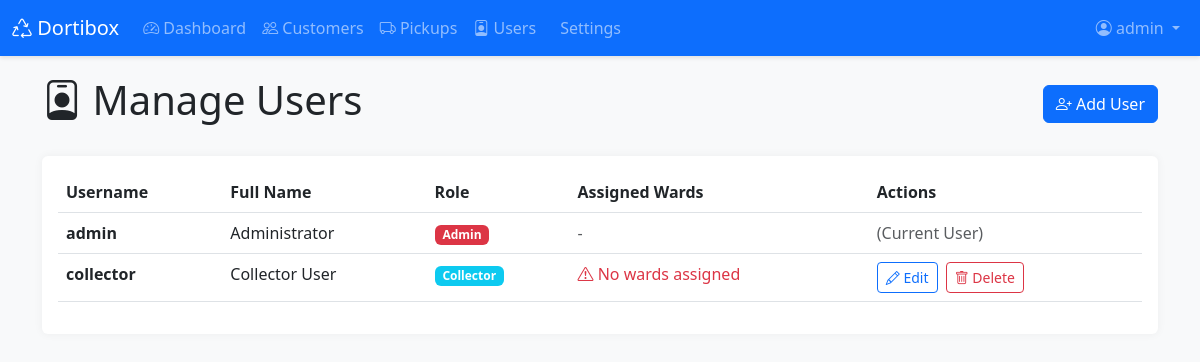
Before: /admin/users (signed in) with the older database file.
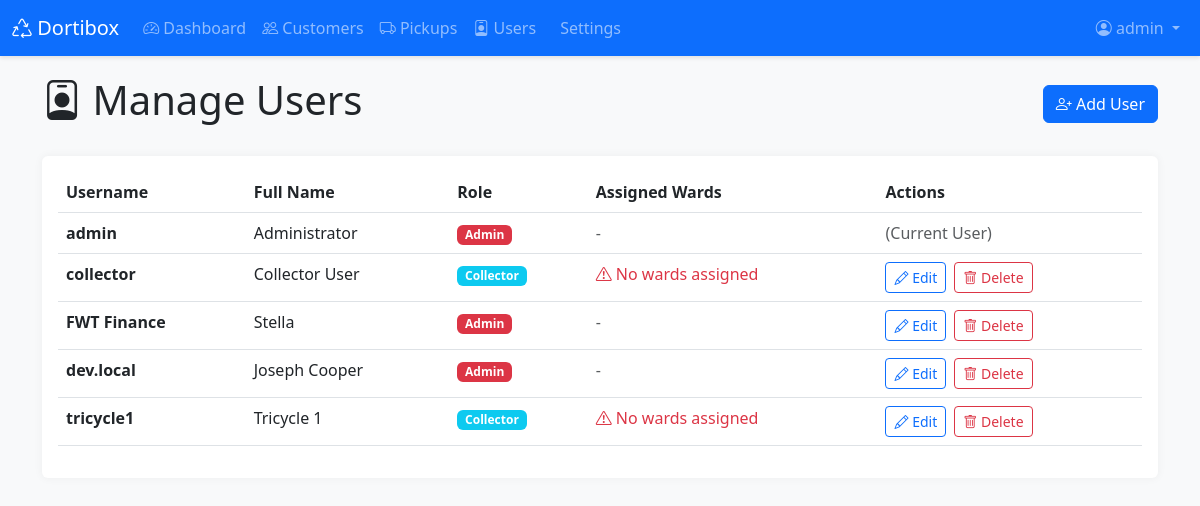
After: the same page with the newer database file.
### app.py (models this page shows, shortened)
class User(db.Model):
    id = db.Column(db.Integer, primary_key=True)
    username = db.Column(db.String(80), unique=True, nullable=False)
    password_hash = db.Column(db.String(200), nullable=False)
    role = db.Column(db.String(20), nullable=False)
    full_name = db.Column(db.String(100))
    assigned_wards = db.relationship('CollectorWard', backref='user', lazy=True, cascade='all, delete-orphan')
    def get_ward_names(self):
        return [cw.ward for cw in self.assigned_wards]

### app.py (the view)
@app.route('/admin/users')
@admin_required
def admin_users():
    users = User.query.all()
    return render_template('admin_users.html', users=users)

### app.py (called while the page is built)
@app.context_processor
def inject_now():
    return {
        'now': datetime.now,
        'abs': abs  # Add abs function
    }

def admin_required(f):
    @wraps(f)
    def decorated_function(*args, **kwargs):
        if 'user_id' not in session:
            flash('Please log in to access this page.', 'warning')
            return redirect(url_for('login'))
        user = User.query.get(session['user_id'])
        if user.role != 'admin':
            flash('You do not have permission to access this page.', 'danger')
            return redirect(url_for('dashboard'))
        return f(*args, **kwargs)
    return decorated_function

### templates/admin_users.html (shortened to what this page needs)
{% extends "base.html" %}
{% block content %}
<div class="container">
    <div class="d-flex justify-content-between align-items-center mb-4">
        <h1><i class="bi bi-person-badge"></i> Manage Users</h1>
        <a href="{{ url_for('add_user') }}" class="btn btn-primary">
            <i class="bi bi-person-plus"></i> Add User
        </a>
    </div>
    <div class="card">
        <div class="card-body">
            <div class="table-responsive">
                <table class="table table-hover">
                    <thead>
                        <tr>
                            <th>Username</th>
                            <th>Full Name</th>
                            <th>Role</th>
                            <th>Assigned Wards</th>
                            <th>Actions</th>
                        </tr>
                    </thead>
                    <tbody>
                        {% for user in users %}
                        <tr>
                            <td><strong>{{ user.username }}</strong></td>
                            <td>{{ user.full_name or '-' }}</td>
                            <td>
                                {% if user.role == 'admin' %}
                                <span class="badge bg-danger">Admin</span>
                                {% elif user.role == 'customer_care' %}
                                <span class="badge bg-warning text-dark">Customer Care</span>
                                {% else %}
                                <span class="badge bg-info">Collector</span>
                                {% endif %}
                            </td>
                            <td>
                                {% if user.role == 'collector' %}
                                    {% set ward_names = user.get_ward_names() %}
                                    {% if ward_names %}
                                        {% for w in ward_names %}
                                        <span class="badge bg-secondary">{{ w }}</span>
                                        {% endfor %}
                                    {% else %}
                                    <span class="text-danger"><i class="bi bi-exclamation-triangle"></i> No wards assigned</span>
                                    {% endif %}
                                {% else %}
                                <span class="text-muted">-</span>
                                {% endif %}
                            </td>
                            <td>
                                {% if user.id != session.user_id %}
                                <a href="{{ url_for('edit_user', id=user.id) }}" class="btn btn-sm btn-outline-primary me-1">
                                    <i class="bi bi-pencil"></i> Edit
                                </a>
                                <form method="POST" action="{{ url_for('delete_user', id=user.id) }}"
                                      style="display:inline;"
                                      onsubmit="return confirm('Are you sure you want to delete this user?');">
                                    <button type="submit" class="btn btn-sm btn-outline-danger">
                                        <i class="bi bi-trash"></i> Delete
                                    </button>
                                </form>
                                {% else %}
                                <span class="text-muted">(Current User)</span>
                                {% endif %}
                            </td>
                        </tr>
                        {% endfor %}
                    </tbody>
                </table>
            </div>
        </div>
    </div>
</div>
{% endblock %}

Changed rows visible on the page:
added User: username "FWT Finance", full_name "Stella", role "Admin"
added User: username "dev.local", full_name "Joseph Cooper", role "Admin"
added User: username "tricycle1", full_name "Tricycle 1", role "Collector"
